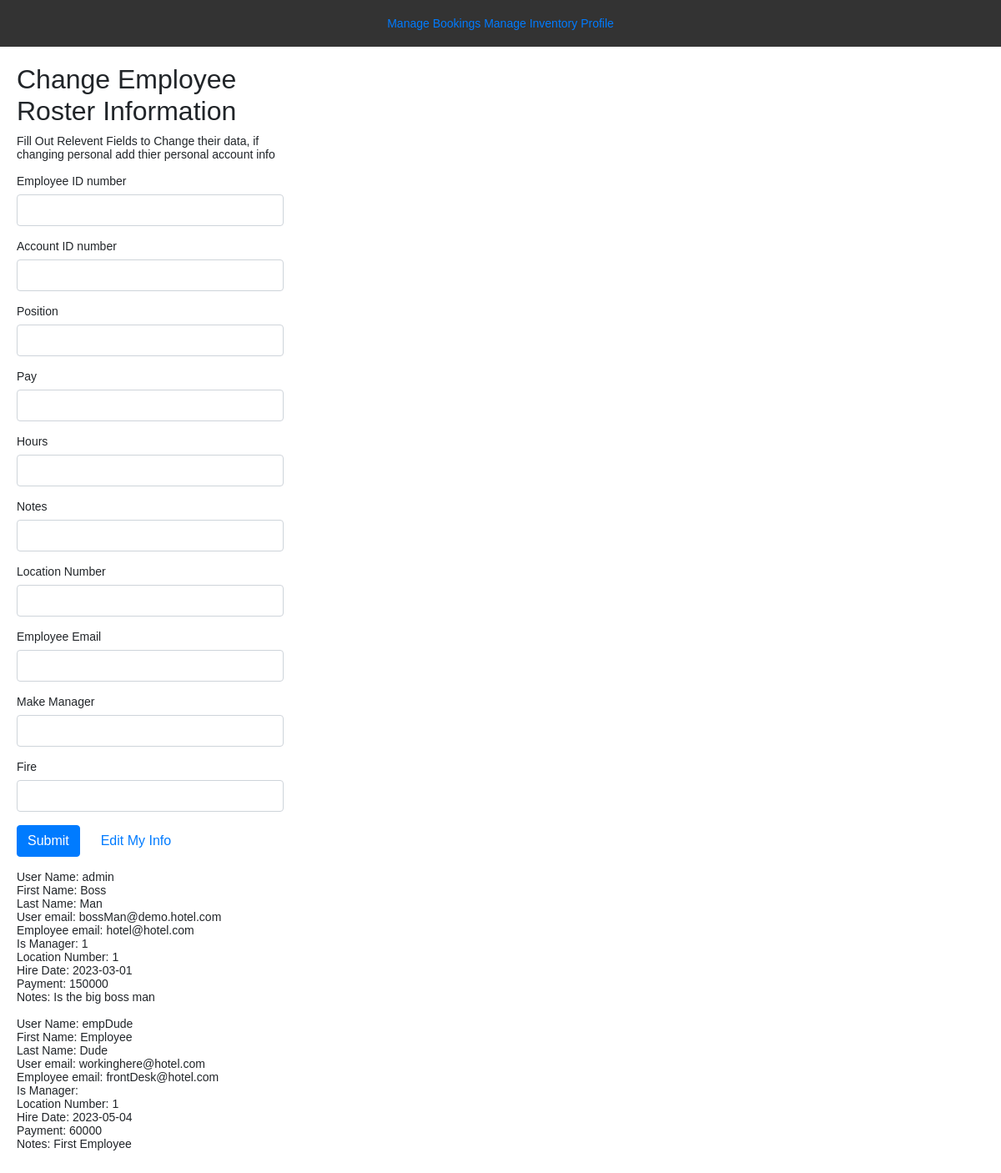
Screenshot of /manageAccounts.php (signed in) with the database file from the repository.
### tables this page shows
CREATE TABLE `user_hotel` (
  `ACCOUNT_NUMBER` bigint(255) NOT NULL,
  `USERNAME` varchar(48) NOT NULL,
  `EMPLOYEE_NUMBER` int(11) DEFAULT NULL,
  `PASSWORD` tinytext NOT NULL,
  `FIRST_NAME` tinytext NOT NULL,
  `LAST_NAME` tinytext NOT NULL,
  `USER_EMAIL` text NOT NULL,
  `USER_AREA_CODE` int(11) NOT NULL,
  `USER_NUMBER` int(11) NOT NULL
);

CREATE TABLE `employee` (
  `EMPLOYEE_NUMBER` int(11) NOT NULL,
  `IS_MANAGER` int(11) DEFAULT NULL,
  `POSITION` tinytext NOT NULL,
  `EMPLOYEE_PAY` double DEFAULT NULL,
  `EMPLOYEE_HIRE_DATE` date NOT NULL DEFAULT current_timestamp(),
  `EMPLOYEE_NOTES` mediumtext NOT NULL,
  `EMPLOYEE_ADRESS` mediumtext NOT NULL,
  `EMPLOYEE_STANDARD_HOURS` tinytext NOT NULL,
  `LOCATION_NUM` int(11) NOT NULL,
  `EMPLOYEE_EMAIL` mediumtext NOT NULL
);

### manageAccounts.php (the view, shortened to what this page needs)
<?php
include 'navbar.php';
?>
<!DOCTYPE html>
<html lang="en">
<head>
    <link rel="stylesheet" href="https://stackpath.bootstrapcdn.com/bootstrap/4.5.2/css/bootstrap.min.css">
</head>
<body>
    <div class="wrapper">
        <h2>Change Employee Roster Information</h2>
        <p>Fill Out Relevent Fields to Change their data, if changing personal add thier personal account info</p>
        <form action="<?php echo htmlspecialchars($_SERVER["PHP_SELF"]); ?>" method="post">
            <div class="form-group">
                <label>Employee ID number</label>
                <input type="text" name="empid" class="form-control " value="">
            </div>
            <div class="form-group">
                <label>Account ID number</label>
                <input type="text" name="accid" class="form-control " value="">
            </div>
            <div class="form-group">
                <label>Position</label>
                <input type="text" name="position" class="form-control " value="">
            </div>
            <div class="form-group">
                <label>Pay</label>
                <input type="text" name="pay" class="form-control " value="">
            </div>
            <div class="form-group">
                <label>Hours</label>
                <input type="text" name="hours" class="form-control " value="">
            </div>
            <div class="form-group">
                <label>Notes</label>
                <input type="text" name="notes" class="form-control " value="">
            </div>
            <div class="form-group">
                <label>Location Number</label>
                <input type="text" name="location" class="form-control " value="">
            </div>
            <div class="form-group">
                <label>Employee Email</label>
                <input type="text" name="empemail" class="form-control " value="">
            </div>
            <div class="form-group">
                <label>Make Manager</label>
                <input type="text" name="manager" class="form-control " value="">
            </div>
            <div class="form-group">
                <label>Fire</label>
                <input type="text" name="fire" class="form-control " value="">
            </div>
            <div class="form-group">
                <input type="submit" class="btn btn-primary" value="Submit">
                <a class="btn btn-link ml-2" href="updateAccountEmployee.php">Edit My Info</a>
            </div>
            <div>
            <?php
                $sql = "SELECT * FROM user_hotel INNER JOIN employee ON user_hotel.EMPLOYEE_NUMBER = employee.EMPLOYEE_NUMBER";
                $result = mysqli_query($link, $sql);
                while ($row = mysqli_fetch_assoc($result)) {
                    echo "User Name: " . $row["USERNAME"] . "<br>";
                    echo "First Name: " . $row["FIRST_NAME"] . "<br>";
                    echo "Last Name: " . $row["LAST_NAME"] . "<br>";
                    echo "User email: " . $row["USER_EMAIL"] . "<br>";
                    echo "Employee email: " . $row["EMPLOYEE_EMAIL"] . "<br>";
                    echo "Is Manager: " . $row["IS_MANAGER"] . "<br>";
                    echo "Location Number: " . $row["LOCATION_NUM"] . "<br>";
                    echo "Hire Date: " . $row["EMPLOYEE_HIRE_DATE"] . "<br>";
                    echo "Payment: " . $row["EMPLOYEE_PAY"] . "<br>";
                    echo "Notes: " . $row["EMPLOYEE_NOTES"] . "<br>";
                    echo "<br>";
                }
            ?>
            </div>
        </form>
    </div>
</body>
</html>

### roomCharges.css (style rules this page uses)
body { font-family: Arial, sans-serif; margin: 0; padding: 0; background-color: #f2f2f2; }

### manageAccounts.php (style rules this page uses)
body { font: 14px sans-serif; }
.wrapper { width: 360px; padding: 20px; }

### rows the page displays
user_hotel: USERNAME "admin", FIRST_NAME "Boss", LAST_NAME "Man", USER_EMAIL "bossMan@demo.hotel.com", employee.EMPLOYEE_EMAIL "hotel@hotel.com", employee.IS_MANAGER "1", employee.LOCATION_NUM "1", employee.EMPLOYEE_HIRE_DATE "2023-03-01", employee.EMPLOYEE_PAY "150000", employee.EMPLOYEE_NOTES "Is the big boss man"
user_hotel: USERNAME "empDude", FIRST_NAME "Employee", LAST_NAME "Dude", USER_EMAIL "workinghere@hotel.com", employee.EMPLOYEE_EMAIL "frontDesk@hotel.com", employee.LOCATION_NUM "1", employee.EMPLOYEE_HIRE_DATE "2023-05-04", employee.EMPLOYEE_PAY "60000", employee.EMPLOYEE_NOTES "First Employee"

### other values shown
$title "Manage Bookings"
$title "Manage Inventory"
$title "Profile"
